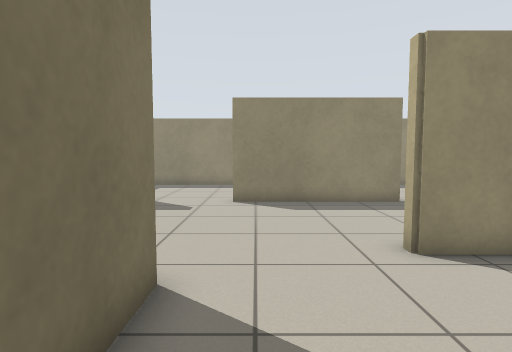
[1] (above)

16 first-person views from a walk through a robot-simulator world made for Stage. The camera is 0.92 m above the floor, tilts 4° down and sees 80° across. Floor lines are 1 m apart. The floor is counted in squares, 0.5 m on a side. Each view is taken from the middle of a square. On the plan, view 1 faces up. The plan holds only what a view shows up to about 16 squares ahead; the rest is blank. The robots in the file are not drawn.

[2]
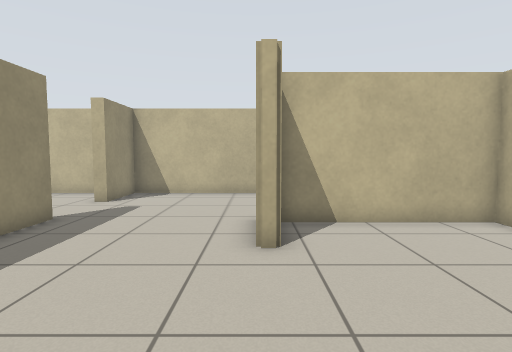

[3]
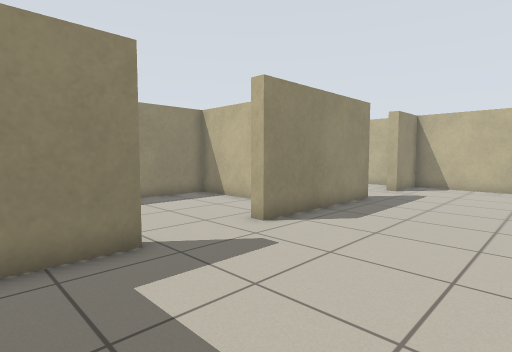

[4]
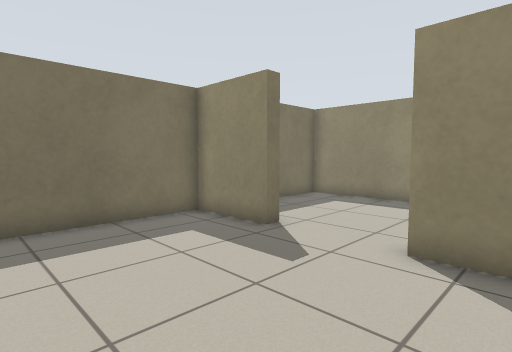

[5]
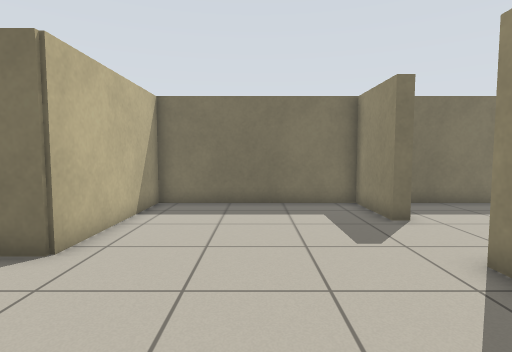

[6]
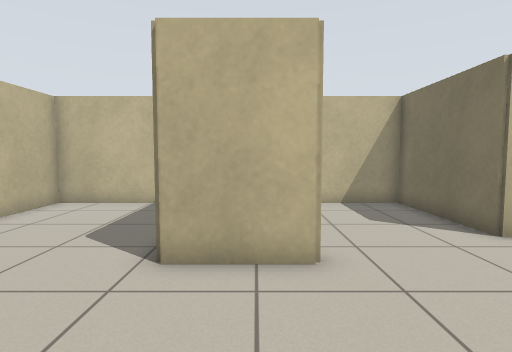

[7]
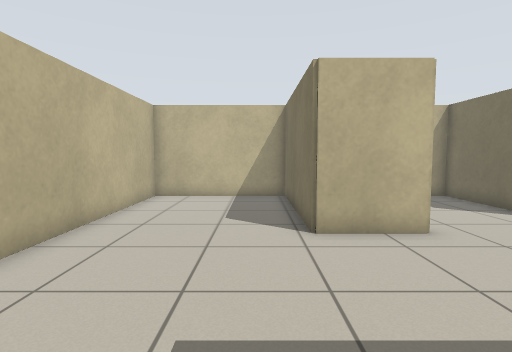

[8]
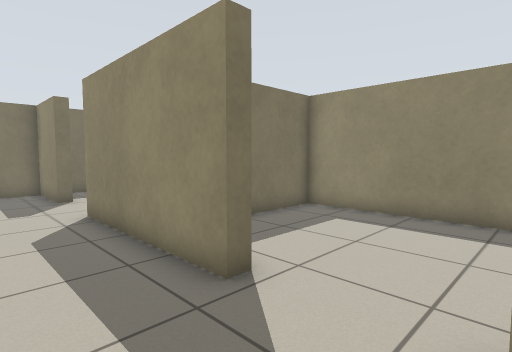

[9]
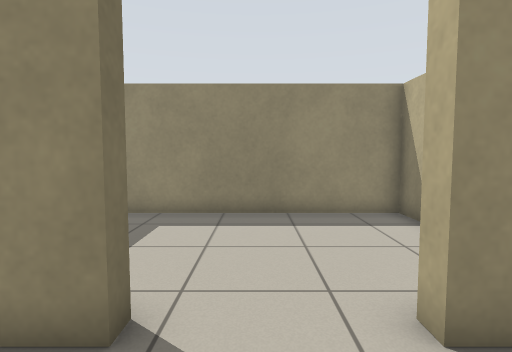

[10]
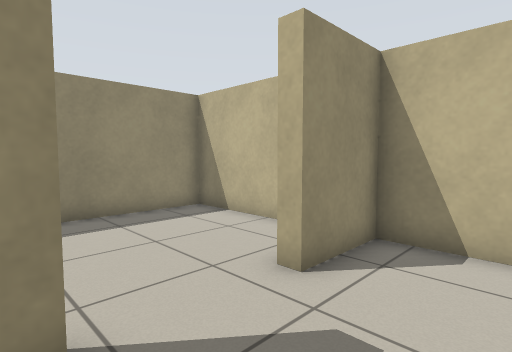

[11]
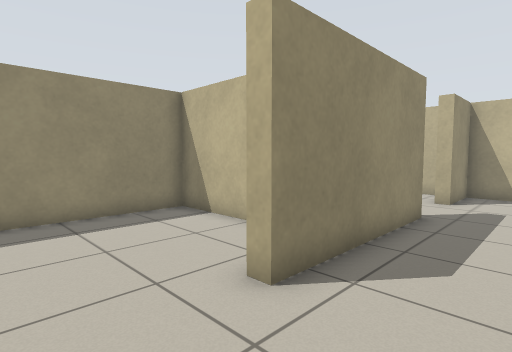

[12]
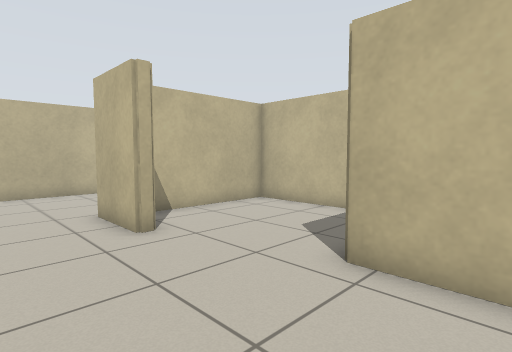

[13]
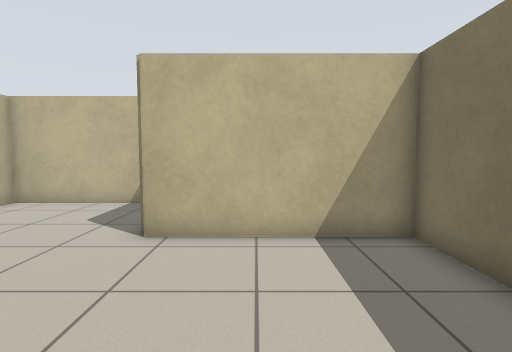

[14]
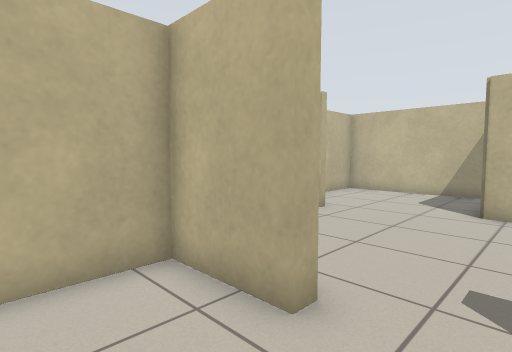

[15]
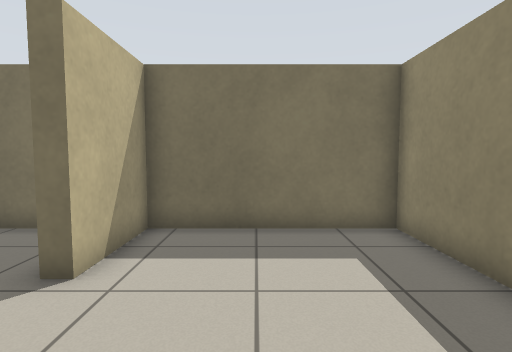

[16]
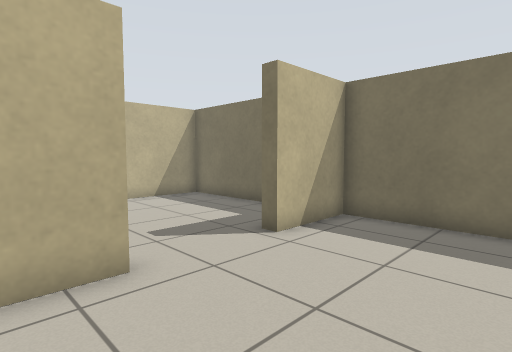

### Floor plan
Ten units are one square. View 1 is at (0, 0); x grows to the right and y downward. Boxes are objects, and circles mark ways between rooms. Rooms are numbered by the first view taken in them; rooms with no view inside come last. Other rooms are left out.
<svg viewBox="-80 -190 200 200">
<path fill="none" stroke="#000" d="M48 -55 29 -55 29 -60 56 -60 56 5 115 5 115 -118 88 -118 88 -124M56 -124 56 -118 -9 -118 -9 -123M-44 -123 -44 -118 -75 -118 -75 -43 -14 -43 -14 5 52 5 52 -54M115 -129 115 -185 23 -185 23 -155M-9 -123 18 -123 18 -185 -75 -185 -75 -123 -44 -123"/>
<circle cx="70" cy="-120" r="3" fill="#2a7"/>
<circle cx="-25" cy="-120" r="3" fill="#2a7"/>
<text x="30" y="-70">1</text>
<text x="70" y="-160">2</text>
<text x="-30" y="-160">3</text>
</svg>
Room 1 opens to room 2. Room 1 opens to room 3.

Where each view was taken, in squares from view 1:
view 1: 0 up, 0 right, facing up
view 2: 6 up, 3 left, facing right
view 3: 6 up, 7 left, facing up-right
view 4: 6 up, 1 right, facing up-left
view 5: 8 up, 4 right, facing left
view 6: 11 up, 4 right, facing down
view 7: 13 up, 7 right, facing down
view 8: 9 up, 9 right, facing up-left
view 9: 9 up, 7 right, facing up
view 10: 9 up, 5 right, facing up-right
view 11: 9 up, 4 left, facing up-right
view 12: 9 up, 4 left, facing down-right
view 13: 11 up, 4 left, facing down
view 14: 15 up, 3 left, facing down-right
view 15: 15 up, 0 right, facing left
view 16: 17 up, 1 right, facing down-left
